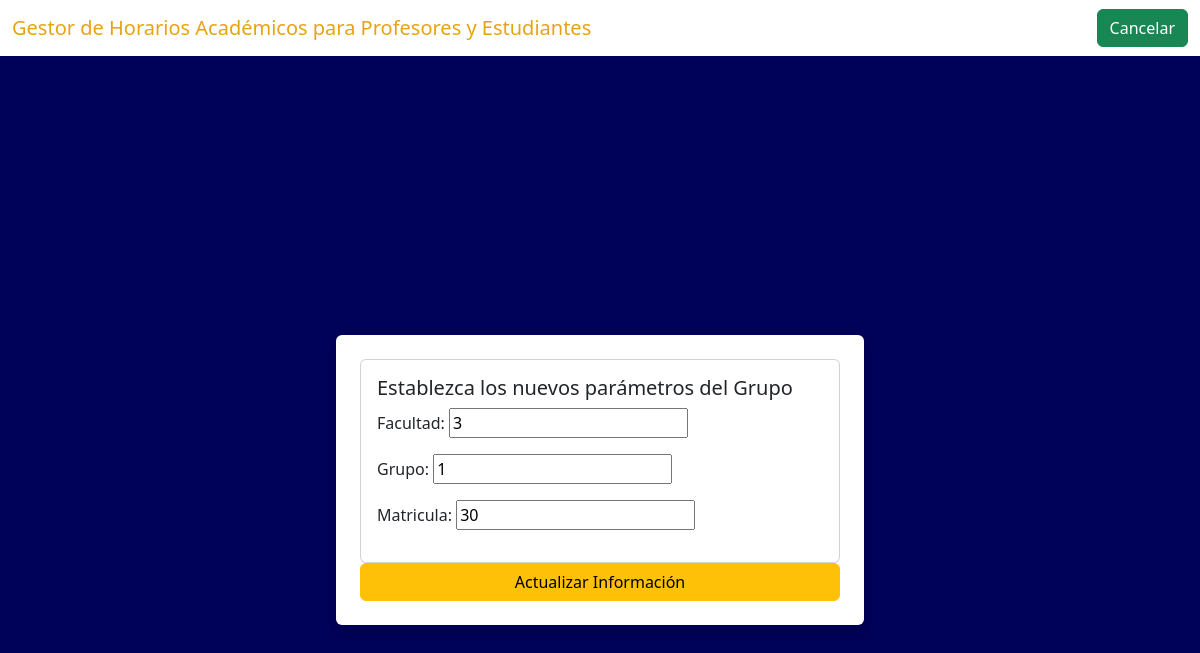
/recursos/EditarGrupos/2/ (signed in), run on the app's committed database.
### Recursos/models.py (models this page shows, shortened)
class Grupo(models.Model):
    facultad = models.PositiveSmallIntegerField(default=3)
    year = models.PositiveSmallIntegerField(default=1)
    grupo = models.PositiveSmallIntegerField(default=1)
    matricula = models.PositiveSmallIntegerField(default=30)
    creador = models.ForeignKey(User, on_delete=models.CASCADE)  # Nuevo campo

### Recursos/views.py (the view)
# urls.py: path('EditarGrupos/<int:id>/', e_grupos, name='Editar_Grupos'),
@login_required
@grupo_requerido('Profesor de Año')
def e_grupos(request, id):
    grupo = get_object_or_404(Grupo, id=id)
    is_admin = request.user.groups.filter(name='Administrador').exists()
    if request.method == 'POST':
        form = GrupoForm(request.POST, instance=grupo)
        if form.is_valid():
            if is_admin:
                creador_id = request.POST.get('creador')
                grupo.creador = User.objects.get(id=creador_id)  # Obtener el usuario por ID
            else:
                grupo.creador = request.user  # Establecer el creador como el usuario autenticado
            form.save()  # Guardar los cambios en el grupo
            return redirect('Listar_Grupos')  # Redirigir a la lista de grupos
    else:
        form = GrupoForm(instance=grupo)  # Cargar el grupo existente en el formulario
    return render(request, 'Recursos/Grupos/editar_grupos.html', {
        'form': form,
        'is_admin': is_admin,  # Pasar la variable is_admin al contexto
        'users': User.objects.all() if is_admin else []  # Pasar lista de usuarios si es admin
    })

### Recursos/forms.py (shortened to what this page needs)
class GrupoForm(forms.ModelForm):
    class Meta:
        model = Grupo
        fields = ['facultad', 'grupo', 'matricula']  # Excluye 'year' porque lo estableceremos automáticamente
    def __init__(self, *args, **kwargs):
        self.año_usuario = kwargs.pop('año_usuario', None)  # Extraer el año del usuario
        super().__init__(*args, **kwargs)

### Recursos/views.py (called while the page is built)
def grupo_requerido(grupo):
    def in_grupo(user):
        return user.groups.filter(name=grupo).exists()
    return user_passes_test(in_grupo)

### Recursos/templates/Recursos/Grupos/editar_grupos.html (shortened to what this page needs)
{% load static %}
<!DOCTYPE html>
<html lang="es">
<head>
    <link href="{% static 'css/bootstrap.min.css' %}" rel="stylesheet">
</head>
<body style="background-color: rgb(0, 2, 89);">
    <nav class="navbar navbar-expand-lg navbar-light" style="background-color: white;">
        <div class="container-fluid">
            <a class="navbar-brand" href="https://eva.uci.cu/" style="color: rgb(231, 163, 18);">
                Gestor de Horarios Académicos para Profesores y Estudiantes
            </a>
            <div class="collapse navbar-collapse" id="navbarNav">
                <div class="ms-auto d-flex align-items-center">
                    <a href="{% url 'Listar_Grupos' %}" class="btn btn-success">Cancelar</a>
                </div>
            </div>
        </div>
    </nav>
    <div class="d-flex justify-content-center align-items-center" style="min-height: 100vh;">
        <div>
            {% if form.instance.creador == request.user or is_admin %}
            <form action="" method="POST" class="container mt-5 p-4 bg-white rounded shadow">
                <div class="card mx-auto" style="width: 30rem;">
                    <div class="card-body">
                        <h5 class="card-title">Establezca los nuevos parámetros del Grupo</h5>
                        {{ form.as_p }}
                    </div>
                </div>
                <button type="submit" class="btn btn-warning w-100">Actualizar Información</button>
            </form>
            {% else %}
            <div class='alert alert-danger text-center'>
                No tienes permiso para editar este grupo.
            </div>
            {% endif %}
        </div>
    </div>
</body>
</html>

### data on the page
Grupo: facultad "3", grupo "1", matricula "30"
